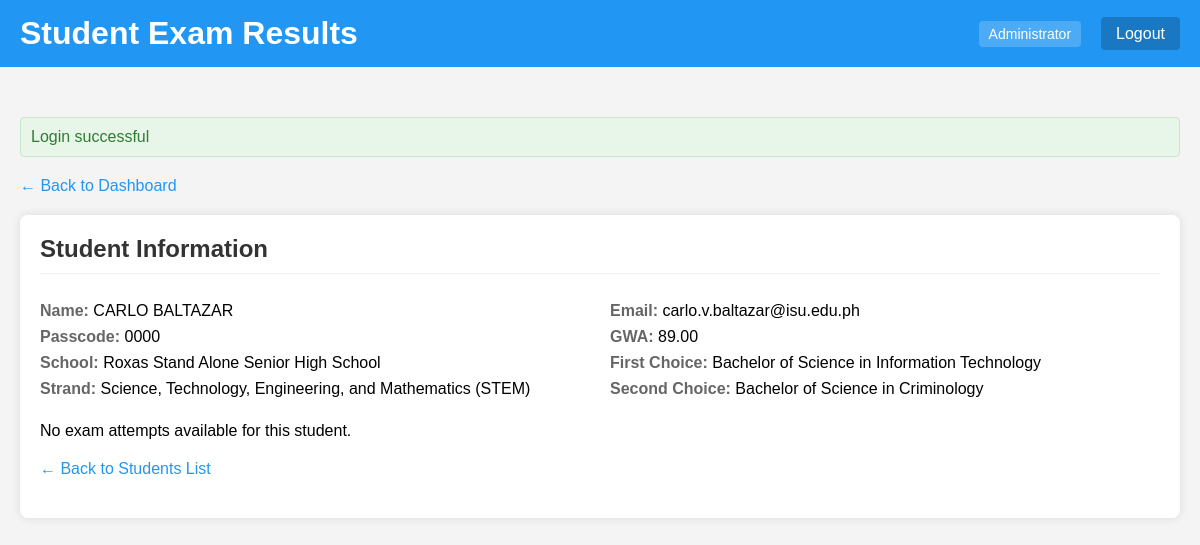
The app's page /admin/reports/student_results.php?student_id=1 (signed in) with its own data.
### tables this page shows
CREATE TABLE `students` (
  `student_id` int(11) NOT NULL,
  `passcode` varchar(10) NOT NULL,
  `last_name` varchar(50) NOT NULL,
  `first_name` varchar(50) NOT NULL,
  `middle_name` varchar(50) DEFAULT NULL,
  `first_preference_id` int(11) DEFAULT NULL,
  `second_preference_id` int(11) DEFAULT NULL,
  `strand_id` int(11) DEFAULT NULL,
  `enrollment_status` enum('Freshman','Transferee','Second Course','Others') DEFAULT NULL,
  `school_id` int(11) DEFAULT NULL,
  `lrn` varchar(20) DEFAULT NULL,
  `gwa` decimal(4,2) DEFAULT NULL,
  `barangay_id` int(11) DEFAULT NULL,
  `sex` enum('Male','Female') DEFAULT NULL,
  `birthday` date DEFAULT NULL,
  `email` varchar(100) DEFAULT NULL,
  `contact_number` varchar(20) DEFAULT NULL,
  `created_at` timestamp NOT NULL DEFAULT current_timestamp(),
  `municipality_id` int(11) DEFAULT NULL,
  `province_id` int(11) DEFAULT NULL,
  `purok` varchar(255) DEFAULT NULL
);

CREATE TABLE `schools` (
  `id` int(11) NOT NULL,
  `school_id` int(11) NOT NULL,
  `school_name` varchar(255) NOT NULL,
  `address` varchar(255) NOT NULL
);

CREATE TABLE `strands` (
  `strand_id` int(11) NOT NULL,
  `name` varchar(100) NOT NULL
);

CREATE TABLE `courses` (
  `course_id` int(11) NOT NULL,
  `course_name` varchar(255) NOT NULL,
  `campus_id` int(11) DEFAULT NULL
);

### config.php (called while the page is built)
<?php
return [
    'database' => [
        'host' => 'localhost',
        'port' => 3306,
        'dbname' => 'ecat',
        'charset' => 'utf8mb4'
    ],
];

### Database.php (called while the page is built)
<?php
class Database
{
    public $connection;
    public function __construct(array $config, string $username = 'root', string $password = '')
    {
        $dsn = 'mysql:' . http_build_query($config, '', ';');
        $this->connection = new PDO($dsn, $username, $password, [
            PDO::ATTR_DEFAULT_FETCH_MODE => PDO::FETCH_ASSOC,
        ]);
    }
    public function query(string $query, array $params = []): PDOStatement
    {
        $statement = $this->connection->prepare($query);
        $statement->execute($params);
        return $statement;
    }
}

### admin/reports/student_results.php (the view, shortened to what this page needs)
<?php
require_once __DIR__ . '/../../bootstrap.php';
$selectedStudent = null;
$selectedAttempt = null;
$subjectScores = [];
if (isset($_GET['student_id']) && !empty($_GET['student_id'])) {
    $studentId = (int)$_GET['student_id'];
    $studentStatement = $db->query(
        "SELECT s.*,
                sc.school_name,
                str.name AS strand_name,
                c1.course_name AS first_preference,
                c2.course_name AS second_preference
         FROM students s
         LEFT JOIN schools sc ON s.school_id = sc.id
         LEFT JOIN strands str ON s.strand_id = str.strand_id
         LEFT JOIN courses c1 ON s.first_preference_id = c1.course_id
         LEFT JOIN courses c2 ON s.second_preference_id = c2.course_id
         WHERE s.student_id = ?",
        [$studentId]
    );
    $selectedStudent = $studentStatement->fetch();
}
?>
<!DOCTYPE html>
<html lang="en">
<head>
</head>
<body>
    <header>
        <h1 class="welcome">Student Exam Results</h1>
        <div class="user-info">
            <div class="user-role"><?= htmlspecialchars($_SESSION['admin_role']) ?></div>
            <div class="logout">
                <a href="/admin/logout.php">Logout</a>
            </div>
        </div>
    </header>
    <div class="container">
        <div class="back-link">
            <a href="/admin/dashboard.php">&larr; Back to Dashboard</a>
        </div>
        <?php if ($selectedStudent): ?>
            <div class="panel">
                <h2>Student Information</h2>
                <div class="student-info">
                    <div>
                        <p><span class="label">Name:</span> <?= htmlspecialchars($selectedStudent['first_name'] . ' ' . $selectedStudent['last_name']) ?></p>
                        <p><span class="label">Passcode:</span> <?= htmlspecialchars($selectedStudent['passcode']) ?></p>
                        <p><span class="label">School:</span> <?= htmlspecialchars($selectedStudent['school_name'] ?? 'Not set') ?></p>
                        <p><span class="label">Strand:</span> <?= htmlspecialchars($selectedStudent['strand_name'] ?? 'Not set') ?></p>
                    </div>
                    <div>
                        <p><span class="label">Email:</span> <?= htmlspecialchars($selectedStudent['email'] ?? 'Not set') ?></p>
                        <p><span class="label">GWA:</span> <?= htmlspecialchars($selectedStudent['gwa'] ?? 'Not set') ?></p>
                        <p><span class="label">First Choice:</span> <?= htmlspecialchars($selectedStudent['first_preference'] ?? 'Not set') ?></p>
                        <p><span class="label">Second Choice:</span> <?= htmlspecialchars($selectedStudent['second_preference'] ?? 'Not set') ?></p>
                    </div>
                </div>
                <?php if ($selectedAttempt): ?>
                    <h3>Exam Details</h3>
                    <p>
                        <span class="label">Date:</span> <?= date('F d, Y', strtotime($selectedAttempt['created_at'])) ?> |
                        <span class="label">Start Time:</span> <?= date('h:i A', strtotime($selectedAttempt['start_time'])) ?> |
                        <span class="label">End Time:</span> <?= date('h:i A', strtotime($selectedAttempt['end_time'])) ?> |
                        <span class="label">Status:</span> <?= $selectedAttempt['status'] ?>
                    </p>
                    <?php if (!empty($subjectScores)): ?>
                        <h3>Subject Scores</h3>
                        <table>
                            <thead>
                                <tr>
                                    <th>Subject</th>
                                    <th>Score</th>
                                    <th>Items Attempted</th>
                                    <th>Items Correct</th>
                                    <th>Percentage</th>
                                    <th>Performance</th>
                                </tr>
                            </thead>
                            <tbody>
                                <?php foreach ($subjectScores as $score): ?>
                                    <?php
                                        $percentage = $score['items_attempted'] > 0
                                            ? ($score['items_correct'] / $score['items_attempted']) * 100
                                            : 0;
                                        $colorClass = 'low';
                                        if ($percentage >= 70) {
                                            $colorClass = 'high';
                                        } elseif ($percentage >= 50) {
                                            $colorClass = 'medium';
                                        }
                                    ?>
                                    <tr>
                                        <td><?= htmlspecialchars($score['subject_name']) ?></td>
                                        <td><?= $score['score'] ?></td>
                                        <td><?= $score['items_attempted'] ?></td>
                                        <td><?= $score['items_correct'] ?></td>
                                        <td><?= number_format($percentage, 2) ?>%</td>
                                        <td>
                                            <div class="score-indicator">
                                                <div class="score-fill <?= $colorClass ?>" style="width: <?= $percentage ?>%;"></div>
                                            </div>
                                        </td>
                                    </tr>
                                <?php endforeach; ?>
                            </tbody>
                        </table>
                        <div class="score-summary">
                            <div class="total-score">
                                <span class="label">Total Score:</span>
                                <?= $selectedAttempt['total_score'] ?> / <?= array_sum(array_column($subjectScores, 'items_attempted')) ?>
                            </div>
                            <?php
                                $totalItems = array_sum(array_column($subjectScores, 'items_attempted'));
                                $overallPercentage = $totalItems > 0
                                    ? ($selectedAttempt['total_score'] / $totalItems) * 100
                                    : 0;
                            ?>
                            <div class="score-percentage">
                                <?= number_format($overallPercentage, 2) ?>%
                            </div>
                        </div>
                    <?php else: ?>
                        <p>No subject scores available for this attempt.</p>
                    <?php endif; ?>
                <?php else: ?>
                    <p>No exam attempts available for this student.</p>
                <?php endif; ?>
                <div class="back-link" style="margin-top: 20px;">
                    <a href="/admin/reports/student_results.php">&larr; Back to Students List</a>
                </div>
            </div>
        <?php endif; ?>
    </div>
</body>
</html>

### admin/reports/student_results.php (style rules this page uses)
body { font-family: Arial, sans-serif; background-color: #f4f4f4; margin: 0; padding: 0; }
.container { max-width: 1200px; margin: 0 auto; padding: 20px; }
header { background-color: #2196F3; color: white; padding: 15px 20px; display: flex; justify-content: space-between; align-items: center; margin-bottom: 30px; }
.welcome { margin: 0; }
.user-info { display: flex; align-items: center; }
.user-role { margin-right: 20px; background-color: rgba(255, 255, 255, 0.2); padding: 5px 10px; border-radius: 4px; font-size: 14px; }
.logout a { color: white; text-decoration: none; background-color: rgba(0, 0, 0, 0.2); padding: 8px 15px; border-radius: 4px; }
.back-link { margin-bottom: 20px; }
.back-link a { color: #2196F3; text-decoration: none; }
.panel { background-color: white; border-radius: 8px; box-shadow: 0 0 10px rgba(0,0,0,0.1); padding: 20px; margin-bottom: 20px; }
.panel h2 { color: #333; margin-top: 0; border-bottom: 1px solid #eee; padding-bottom: 10px; }
.student-info { display: grid; grid-template-columns: 1fr 1fr; gap: 20px; }
.student-info p { margin: 8px 0; }
.student-info .label { font-weight: bold; color: #666; }

### records on screen
students: first_name+last_name "CARLO BALTAZAR", passcode "0000", school.school_name "Roxas Stand Alone Senior High School", strand.name "Science, Technology, Engineering, and Mathematics (STEM)", email "carlo.v.baltazar@isu.edu.ph", gwa "89.00", first_preference.course_name "Bachelor of Science in Information Technology", second_preference.course_name "Bachelor of Science in Criminology"

### other values on screen
$_SESSION['admin_role'] "Administrator"
$message "Login successful"
